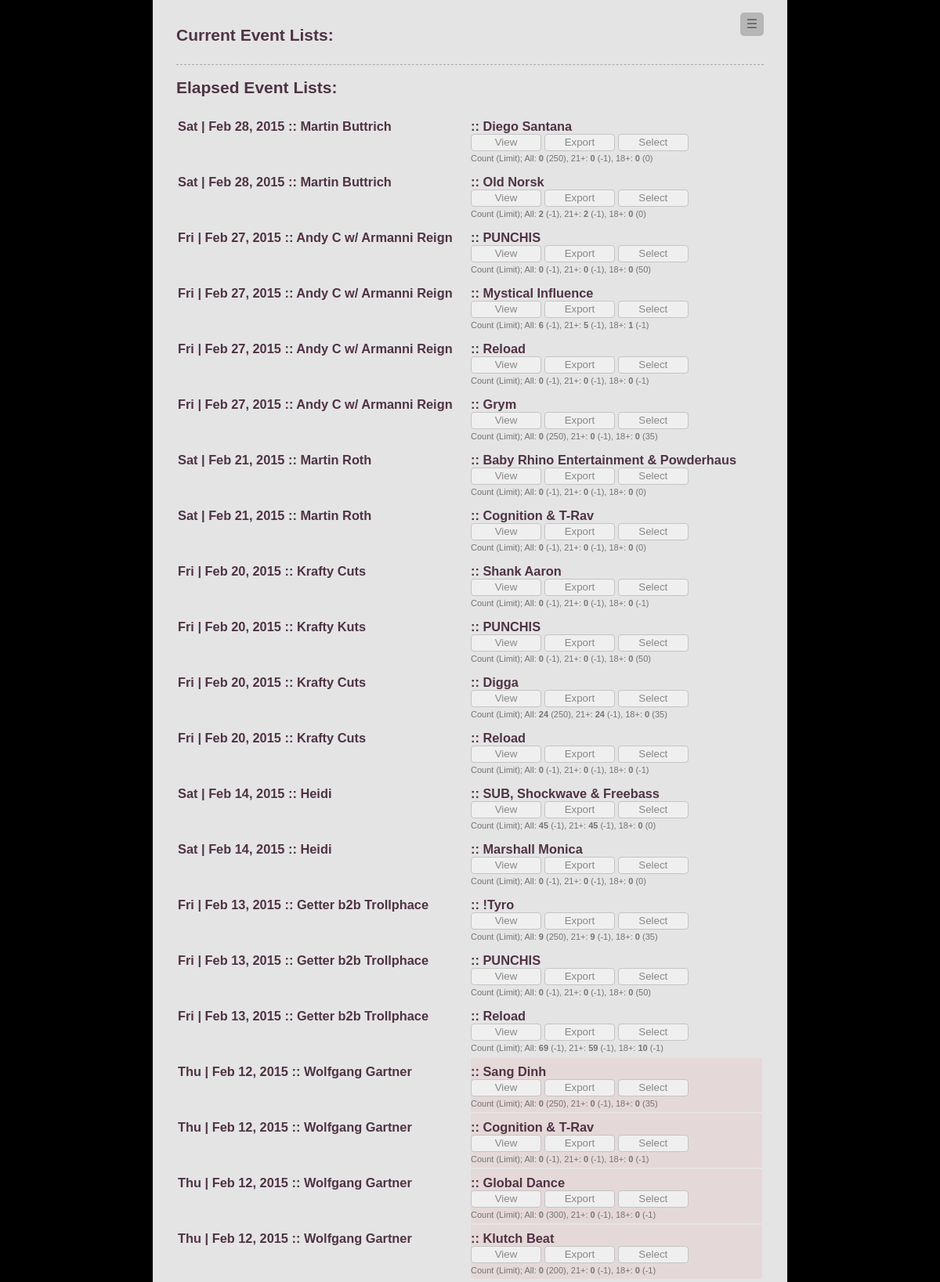
Screenshot of /?a=view (signed in, upper part) with the database file from the repository.
### tables this page shows
CREATE TABLE `events` (
  `id` varchar(6) NOT NULL,
  `user` int(11) NOT NULL,
  `year` int(4) NOT NULL,
  `month` int(2) unsigned zerofill NOT NULL,
  `day` int(2) unsigned zerofill NOT NULL,
  `headliner` varchar(255) NOT NULL,
  `pricing_21` varchar(255) NOT NULL,
  `pricing_18` varchar(255) NOT NULL,
  `maxsub` int(11) NOT NULL,
  `maxsub_21` int(11) NOT NULL,
  `maxsub_18` int(11) NOT NULL,
  `status` varchar(255) NOT NULL,
  UNIQUE KEY `id` (`id`)
);

CREATE TABLE `users` (
  `id` int(11) NOT NULL AUTO_INCREMENT,
  `type` varchar(16) NOT NULL,
  `name` varchar(255) NOT NULL,
  `email` varchar(255) NOT NULL,
  `password` varchar(255) NOT NULL,
  `artistlinks` text NOT NULL,
  `promoterlinks` varchar(255) NOT NULL,
  `customfields` int(1) NOT NULL,
  `association` int(11) NOT NULL,
  `status` text NOT NULL,
  UNIQUE KEY `id` (`id`)
);

### gldb.php (called while the page is built, shortened)
<?php
  function dbgetuserbyid($userid) {
    $query = "SELECT * FROM users WHERE (id = '" . $userid . "') LIMIT 1";
    $result = mysql_query($query) or die('Query failed: ' . mysql_error());
    return mysql_fetch_object($result);
  }
  function dbgetusernamebyid($userid) {
    $query = "SELECT name FROM users WHERE (id = '$userid') LIMIT 1";
    $result = mysql_query($query) or die('Query failed: ' . mysql_error());
    while ($row = mysql_fetch_assoc($result)) {
      return $row['name'];
    }
  }
  function getlancedatestring_view($year, $month, $day) {
    return date('D | M d, Y', mktime(21,0,0,$month,$day,$year));
  }

### glview.php (the view, shortened to what this page needs)
<?php
  function geteventsbyuser($userid, $getcurrent = true) {
    global $user;
    if ($getcurrent) {
      $query = "SELECT id,";
      if ($user->type == 'admin' || $user->type == 'promoter' || $user->type == 'god') { $query .= " user,"; }
      $query .= " year, month, day, headliner, pricing_21, pricing_18, maxsub, maxsub_21, maxsub_18, status FROM events WHERE";
      $query .= " (CONCAT(LPAD(year, 4, '0'), LPAD(month, 2, '0'), LPAD(day, 2, '0')) >= '" . date('Ymd') . "') ORDER BY CONCAT(LPAD(year, 4, '0'), LPAD(month, 2, '0'), LPAD(day, 2, '0')) ASC";
    } else {
      $query = "SELECT id,";
      if ($user->type == 'admin' || $user->type == 'promoter' || $user->type == 'god') { $query .= " user,"; }
      $query .= " year, month, day, headliner, pricing_21, pricing_18, maxsub, maxsub_21, maxsub_18, status FROM events WHERE";
      $query .= " (CONCAT(LPAD(year, 4, '0'), LPAD(month, 2, '0'), LPAD(day, 2, '0')) < '" . date('Ymd') . "') ORDER BY CONCAT(LPAD(year, 4, '0'), LPAD(month, 2, '0'), LPAD(day, 2, '0')) DESC";
    }
    $result = mysql_query($query) or die('Query failed: ' . mysql_error());
    while ($row = mysql_fetch_object($result)) {
      echo eventoutput($row, $getcurrent);
    }
  }
  function eventoutput($row, $activeevent = false) {
    global $user, $settings;
    $count_total = mysql_result(mysql_query("SELECT COUNT(*) FROM signups WHERE event = '$row->id'"), 0);
    $count_21 = mysql_result(mysql_query("SELECT COUNT(*) FROM signups WHERE event = '$row->id' AND age >= '21'"), 0);
    $count_18 = mysql_result(mysql_query("SELECT COUNT(*) FROM signups WHERE event = '$row->id' AND age <= '20'"), 0);
    $eventdate = getlancedatestring_view($row->year, $row->month, $row->day);
    $remain = "";
    $link = "";
    $options = <<<END
            <button class="linkbutton" id="view_$row->id" onclick="eView('$row->id');return false;">View</a></button>
            <button class="linkbutton" id="export_$row->id" onclick="eExport('$row->id');return false;">Export</a></button>
END;
  if (!$activeevent && ($user->type == 'admin' || $user->type == 'god')) {
    $options .= <<<END
            <button class="linkbutton butselect" id="select_$row->id" onclick="eSelect('$row->id');return false;">Select</button>
END;
  }
  if ($user->type == 'admin' || $user->type == 'promoter' || $user->type == 'god') {
    $artist = "<h3 class='eventlist'>:: " . dbgetusernamebyid($row->user) . "</h3>";
  } else { $artist = ''; }
$res = <<<END
        <tr class="evtr" id="evtr-$row->id">
          <td>
            <h3 class="eventlist">$eventdate :: $row->headliner</h3>
          </td>
          <td id="evtd-$row->id" class="evstat-$row->status">
            {$artist}{$options}<br />
            <span class="smalltext">Count (Limit); All: <b>$count_total</b> ($row->maxsub), 21+: <b>$count_21</b> ($row->maxsub_21), 18+: <b>$count_18</b> ($row->maxsub_18){$remain}{$link}</span>
          </td>
        </tr>
        <tr class="trwin closed" id="trwin-$row->id"><td class="tdwin" id="tdwin-$row->id" colspan="2"><div class="divwin" id="divwin-$row->id"></div></td></tr>
END;
      return $res;
  }
  function show_view() {
    global $user;
?>
<?= getheader(); ?>
<?= navigation(); ?>
      <h2>Current Event Lists:</h2>
      <hr />
      <h2>Elapsed Event Lists:</h2>
      <table class="formtable" id="events_elapsed">
<?php
    geteventsbyuser($user->id, false);
?>
      </table>
    </div>
  </body>
</html>
<?php
  }

### glstyles.css (style rules this page uses)
html, body { height:100%; }
body { background-image:url('http://www.betanightclub.com/GFX/Global/BG.jpg');background-color:#000;font-family:'Arial', 'Helvetica', sans-serif;font-size:14px;margin:0 auto;padding:0; }
h1, h2, h3, h4, h5, h6 { color:#4f3344; }
hr { border:none;border-bottom:1px dashed #AAA; }
td { padding:8px 0 4px;vertical-align:top; }
.smalltext { font-size:11px; }
.formtable { width:100%; }
.formtable td { width:50%; }
h3.eventlist { margin:0px; }
.linkbutton { height:22px;width:90px;padding:auto;border:1px solid #c4c4c4;color:#888;background-color:#efefef;cursor: pointer; }
.linkbutton { -moz-border-radius:4px;-webkit-border-radius:4px;border-radius:4px; }
td.evstat-closed { background-color:rgba(255,0,0,0.05); }

### rows the page displays
events: eventdate "Sat | Feb 28, 2015", headliner "Martin Buttrich", user.name "Diego Santana", count_total "0", maxsub "250", count_21 "0", maxsub_21 "-1", count_18 "0", maxsub_18 "0"
events: eventdate "Sat | Feb 28, 2015", headliner "Martin Buttrich", user.name "Old Norsk", count_total "2", maxsub "-1", count_21 "2", maxsub_21 "-1", count_18 "0", maxsub_18 "0"
events: eventdate "Fri | Feb 27, 2015", headliner "Andy C w/ Armanni Reign", user.name "PUNCHIS", count_total "0", maxsub "-1", count_21 "0", maxsub_21 "-1", count_18 "0", maxsub_18 "50"
events: eventdate "Fri | Feb 27, 2015", headliner "Andy C w/ Armanni Reign", user.name "Mystical Influence", count_total "6", maxsub "-1", count_21 "5", maxsub_21 "-1", count_18 "1", maxsub_18 "-1"
events: eventdate "Fri | Feb 27, 2015", headliner "Andy C w/ Armanni Reign", user.name "Reload", count_total "0", maxsub "-1", count_21 "0", maxsub_21 "-1", count_18 "0", maxsub_18 "-1"
events: eventdate "Fri | Feb 27, 2015", headliner "Andy C w/ Armanni Reign", user.name "Grym", count_total "0", maxsub "250", count_21 "0", maxsub_21 "-1", count_18 "0", maxsub_18 "35"
events: eventdate "Sat | Feb 21, 2015", headliner "Martin Roth", user.name "Baby Rhino Entertainment & Powderhaus", count_total "0", maxsub "-1", count_21 "0", maxsub_21 "-1", count_18 "0", maxsub_18 "0"
events: eventdate "Sat | Feb 21, 2015", headliner "Martin Roth", user.name "Cognition & T-Rav", count_total "0", maxsub "-1", count_21 "0", maxsub_21 "-1", count_18 "0", maxsub_18 "0"
events: eventdate "Fri | Feb 20, 2015", headliner "Krafty Cuts", user.name "Shank Aaron", count_total "0", maxsub "-1", count_21 "0", maxsub_21 "-1", count_18 "0", maxsub_18 "-1"
events: eventdate "Fri | Feb 20, 2015", headliner "Krafty Kuts", user.name "PUNCHIS", count_total "0", maxsub "-1", count_21 "0", maxsub_21 "-1", count_18 "0", maxsub_18 "50"
events: eventdate "Fri | Feb 20, 2015", headliner "Krafty Cuts", user.name "Digga", count_total "24", maxsub "250", count_21 "24", maxsub_21 "-1", count_18 "0", maxsub_18 "35"
events: eventdate "Fri | Feb 20, 2015", headliner "Krafty Cuts", user.name "Reload", count_total "0", maxsub "-1", count_21 "0", maxsub_21 "-1", count_18 "0", maxsub_18 "-1"
events: eventdate "Sat | Feb 14, 2015", headliner "Heidi", user.name "SUB, Shockwave & Freebass", count_total "45", maxsub "-1", count_21 "45", maxsub_21 "-1", count_18 "0", maxsub_18 "0"
events: eventdate "Sat | Feb 14, 2015", headliner "Heidi", user.name "Marshall Monica", count_total "0", maxsub "-1", count_21 "0", maxsub_21 "-1", count_18 "0", maxsub_18 "0"
events: eventdate "Fri | Feb 13, 2015", headliner "Getter b2b Trollphace", user.name "!Tyro", count_total "9", maxsub "250", count_21 "9", maxsub_21 "-1", count_18 "0", maxsub_18 "35"
events: eventdate "Fri | Feb 13, 2015", headliner "Getter b2b Trollphace", user.name "PUNCHIS", count_total "0", maxsub "-1", count_21 "0", maxsub_21 "-1", count_18 "0", maxsub_18 "50"
events: eventdate "Fri | Feb 13, 2015", headliner "Getter b2b Trollphace", user.name "Reload", count_total "69", maxsub "-1", count_21 "59", maxsub_21 "-1", count_18 "10", maxsub_18 "-1"
events: eventdate "Thu | Feb 12, 2015", headliner "Wolfgang Gartner", user.name "Sang Dinh", count_total "0", maxsub "250", count_21 "0", maxsub_21 "-1", count_18 "0", maxsub_18 "35"
events: eventdate "Thu | Feb 12, 2015", headliner "Wolfgang Gartner", user.name "Cognition & T-Rav", count_total "0", maxsub "-1", count_21 "0", maxsub_21 "-1", count_18 "0", maxsub_18 "-1"
events: eventdate "Thu | Feb 12, 2015", headliner "Wolfgang Gartner", user.name "Global Dance", count_total "0", maxsub "300", count_21 "0", maxsub_21 "-1", count_18 "0", maxsub_18 "-1"
events: eventdate "Thu | Feb 12, 2015", headliner "Wolfgang Gartner", user.name "Klutch Beat", count_total "0", maxsub "200", count_21 "0", maxsub_21 "-1", count_18 "0", maxsub_18 "-1"
